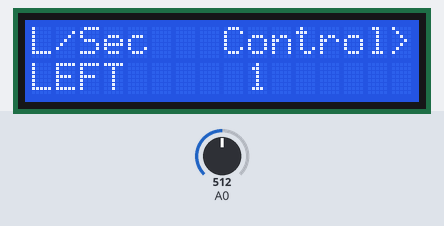
Bench run of a sketch on a simulated Arduino Uno, built with avr-gcc and run on an emulated ATmega328P. Parts: 16×2 character LCD. The inputs (shaded band) are chosen by the test bench; at power-on: A0 = 512.

Above: at 1.2 s.
1.3 s: A0 set to 545
3.5 s: A0 set to 572
At 4.5 s:
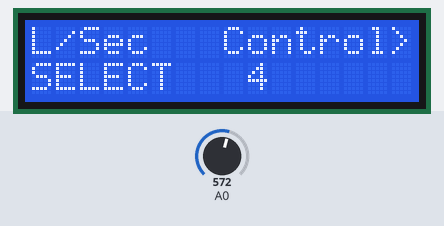
6.5 s: A0 set to 370
At 7.8 s:
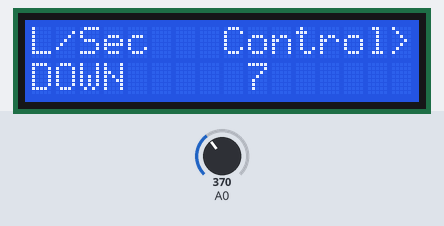
9.5 s: A0 set to 211
11.5 s: A0 set to 177
At 12.8 s:
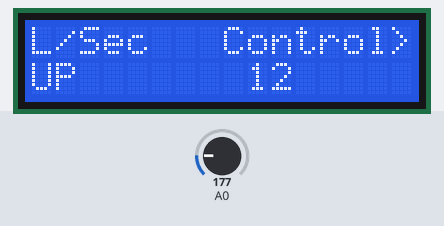
14.5 s: A0 set to 53
16.5 s: A0 set to 47
At 18.4 s:
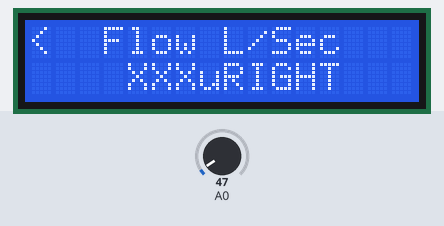
Timing chart, 0 to 19.8 s (numbered marks = the images above; inputs shaded):
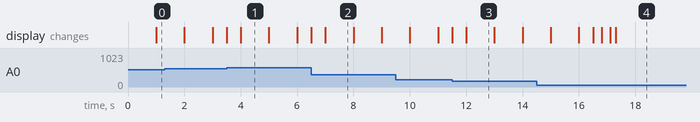

Measured:
- the behaviour switches between 554 and 555 on A0 (found by bisection; images 0 and 1)
- the behaviour switches between 195 and 194 on A0 (found by bisection; images 2 and 3)
- the behaviour switches between 50 and 49 on A0 (found by bisection; images 3 and 4)
- after the input at 3.5 s, the display: first changes at once (image 1 shows a later state)
- after the input at 6.5 s, the display: first changes at once (image 2 shows a later state)
- after the input at 11.5 s, the display: first changes at once (image 3 shows a later state)
- after the input at 16.5 s, the display: first changes at once (image 4 shows a later state)

The sketch:

LCD_Menu.ino
```cpp
//Sample using LiquidCrystal library
#include <LiquidCrystal.h>

/*******************************************************

This program will test the LCD panel and the buttons
Mark Bramwell, July 2010

********************************************************/

// select the pins used on the LCD panel
LiquidCrystal lcd(8, 9, 4, 5, 6, 7);

// define some values used by the panel and buttons
int lcd_key     = 0;
int adc_key_in  = 0;
int screenID = 0;   //home is defined as 0
#define btnRIGHT  0
#define btnUP     1
#define btnDOWN   2
#define btnLEFT   3
#define btnSELECT 4
#define btnNONE   5
int LCDpos = 0;

// read the buttons
int read_LCD_buttons()
{
 adc_key_in = analogRead(0);      // read the value from the sensor
 // my buttons when read are centered at these valies: 0, 144, 329, 504, 741
 // we add approx 50 to those values and check to see if we are close
 if (adc_key_in > 1000) return btnNONE; // We make this the 1st option for speed reasons since it will be the most likely result
 // For V1.1 us this threshold
 /*
 if (adc_key_in < 50)   return btnRIGHT;
 if (adc_key_in < 250)  return btnUP;
 if (adc_key_in < 450)  return btnDOWN;
 if (adc_key_in < 650)  return btnLEFT;
 if (adc_key_in < 850)  return btnSELECT;  */

 // For V1.0 comment the other threshold and use the one below:

 if (adc_key_in < 50)   return btnRIGHT;
 if (adc_key_in < 195)  return btnUP;
 if (adc_key_in < 380)  return btnDOWN;
 if (adc_key_in < 555)  return btnLEFT;
 if (adc_key_in < 790)  return btnSELECT;


 return btnNONE;  // when all others fail, return this...
}

void setup()
{
 lcd.begin(16, 2);              // start the library
 lcd.setCursor(0,0);
 lcd.print("Syringe Control>"); // print a simple message
 lcd.setCursor(16,0);
 lcd.print("<    Volume    >"); // print a simple message
 lcd.setCursor(16,1);
 lcd.print("     XXXuL      "); // print a simple message
 lcd.setCursor(32,0);
 lcd.print("<  Flow Rate    "); // print a simple message
 lcd.setCursor(32,1);
 lcd.print("    XXXuL/Sec  "); // print a simple message
 int LCDpos = 0;
}

void loop()
{
 lcd.setCursor(9,1);            // move cursor to second line "1" and 9 spaces over
 lcd.print(millis()/1000);      // display seconds elapsed since power-up


 lcd.setCursor(0,1);            // move to the begining of the second line
 lcd_key = read_LCD_buttons();  // read the buttons

 switch (lcd_key)               // depending on which button was pushed, we perform an action
 {
   case btnRIGHT:
     {
     lcd.print("RIGHT ");
      if (LCDpos < 2) {
      for (int i = 0; i < 16; i++) {
        lcd.scrollDisplayLeft();
        delay(25);
      }
      LCDpos++;
      }
     break;
     }
   case btnLEFT:
     {
     lcd.print("LEFT   ");

      if (LCDpos > 0) {
      for (int i = 0; i < 16; i++) {
        lcd.scrollDisplayRight();
        delay(25);
      }
      LCDpos--;
      }
     break;
     }
   case btnUP:
     {
     lcd.print("UP    ");
     break;
     }
   case btnDOWN:
     {
     lcd.print("DOWN  ");
     break;
     }
   case btnSELECT:
     {
     lcd.print("SELECT");
     break;
     }
     case btnNONE:
     {
     lcd.print("NONE  ");
     break;
     }
 }

}

void printLCDScreen() {
  switch (screenID) {
    case 0:
    break;
  }
}
```
